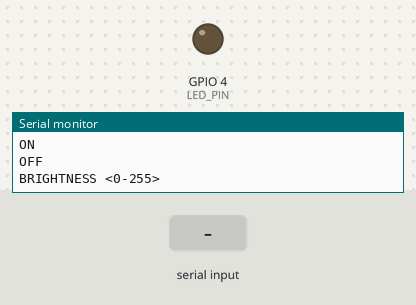
Bench run of a program on a simulated ESP32. Parts: output pins drawn as LEDs (lit = HIGH), the last lines printed to the serial monitor. The test bench sets the inputs (shaded band).

Above: at 1.2 s.
1.3 s: "ON\n" received over Serial
At 2.5 s:
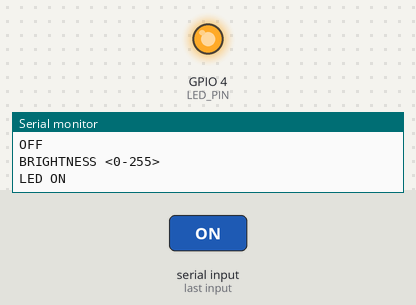
2.8 s: "BRIGHTNESS90\n" received over Serial
At 3.6 s:
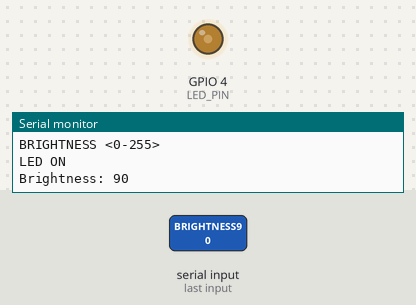
4.3 s: "ON\n" received over Serial
At 4.8 s:
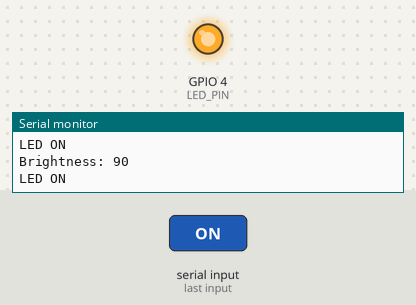
5.8 s: "OFF\n" received over Serial
At 7.1 s:
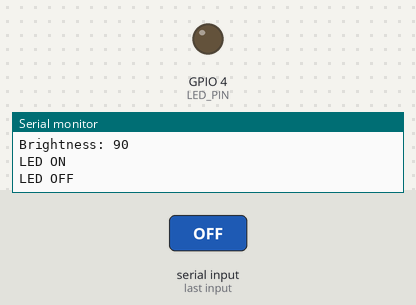
Timing chart, 0 to 8.3 s (numbered marks = the images above; inputs shaded):
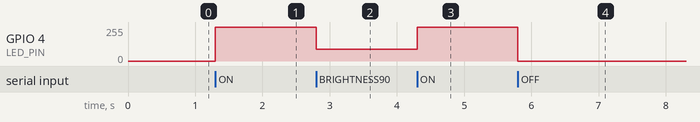

The program:

main.cpp
```cpp
#include <Arduino.h>

const int LED_PIN = 4;
const int PWM_CHANNEL = 0;
const int PWM_FREQ = 5000;
const int PWM_RESOLUTION = 8;

int brightness = 0;

void setup() {
    Serial.begin(115200);

    ledcSetup(PWM_CHANNEL, PWM_FREQ, PWM_RESOLUTION);
    ledcAttachPin(LED_PIN, PWM_CHANNEL);

    ledcWrite(PWM_CHANNEL, 0);

    Serial.println("Commands:");
    Serial.println("ON");
    Serial.println("OFF");
    Serial.println("BRIGHTNESS <0-255>");
}

void loop() {
    if (Serial.available()) {

        String command = Serial.readStringUntil('\n');
        command.trim();

        if (command.equalsIgnoreCase("ON")) {

            brightness = 255;
            ledcWrite(PWM_CHANNEL, brightness);
            Serial.println("LED ON");

        }
        else if (command.equalsIgnoreCase("OFF")) {

            brightness = 0;
            ledcWrite(PWM_CHANNEL, brightness);
            Serial.println("LED OFF");

        }
        else if (command.startsWith("BRIGHTNESS")) {

            int value = command.substring(10).toInt();

            if (value >= 0 && value <= 255) {

                brightness = value;
                ledcWrite(PWM_CHANNEL, brightness);

                Serial.print("Brightness: ");
                Serial.println(brightness);

            } else {

                Serial.println("Brightness must be between 0 and 255");

            }
        }
        else {

            Serial.println("Invalid command");

        }
    }
}
```

Measured:
- after the input at 1.3 s, GPIO 4 (LED_PIN): 0/255 → 255/255 at once
- after the input at 2.8 s, GPIO 4 (LED_PIN): 255/255 → 90/255 at once
- after the input at 4.3 s, GPIO 4 (LED_PIN): 90/255 → 255/255 at once
- after the input at 5.8 s, GPIO 4 (LED_PIN): 255/255 → 0/255 at once
